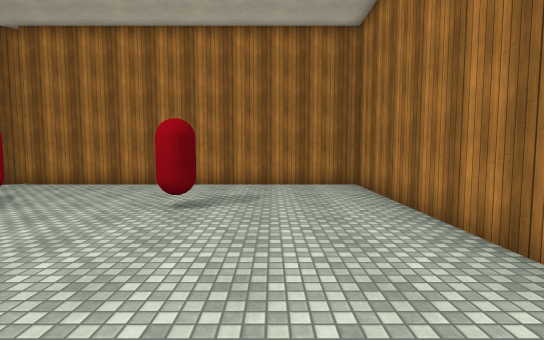
[1] (above)

12 first-person views from a walk through a scene from a Unity 3-D project. The camera is 1.5 m above the floor, tilts 4° down and sees 85° across. The floor is counted in squares, 1 m on a side. Each view is taken from the middle of a square. On the plan, view 1 faces up. The plan holds only what a view shows up to about 15 squares ahead; the rest is blank. The player is left out. Surface patterns are stand-ins for the level's own textures.

[2]
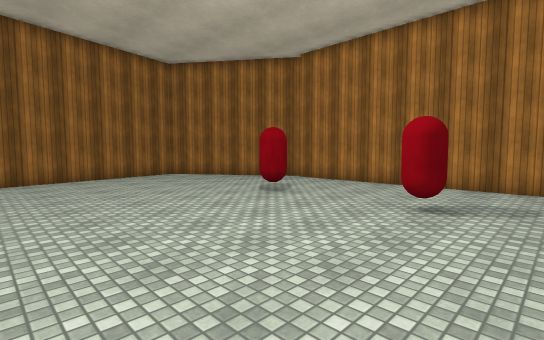

[3]
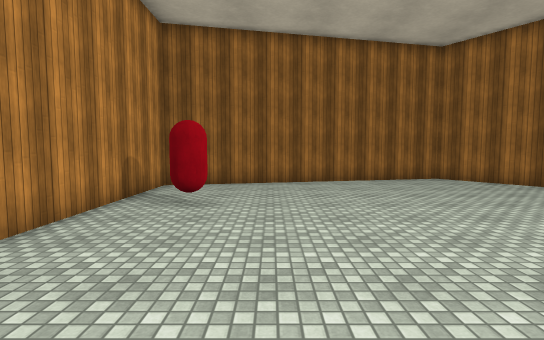

[4]
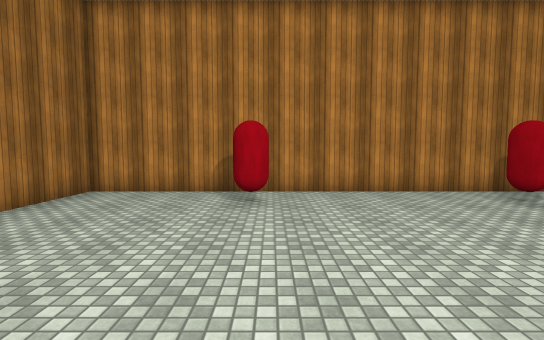

[5]
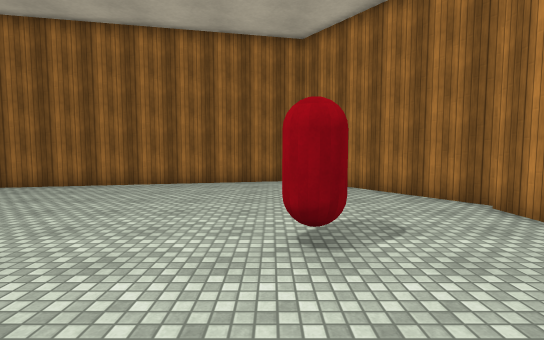

[6]
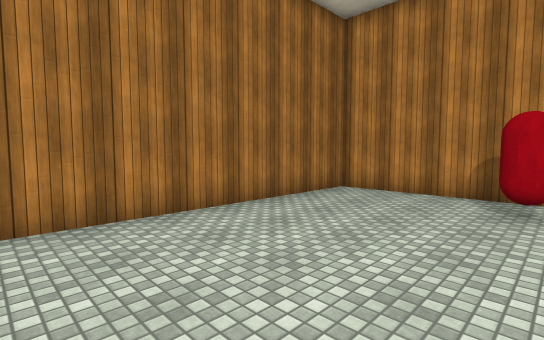

[7]
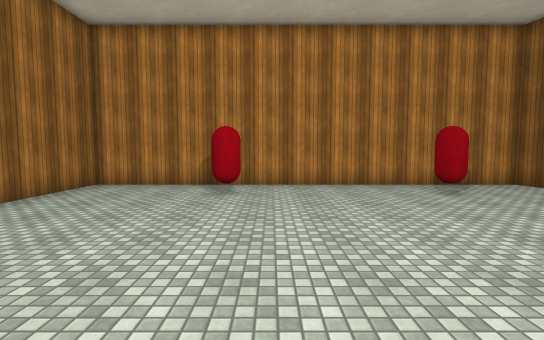

[8]
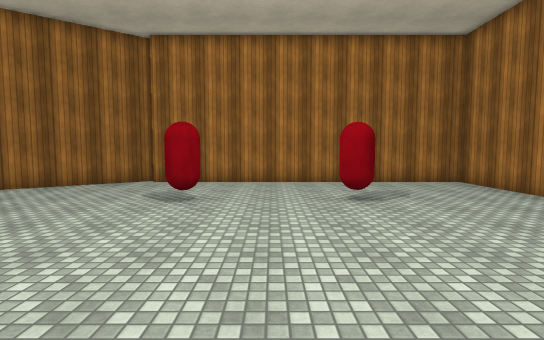

[9]
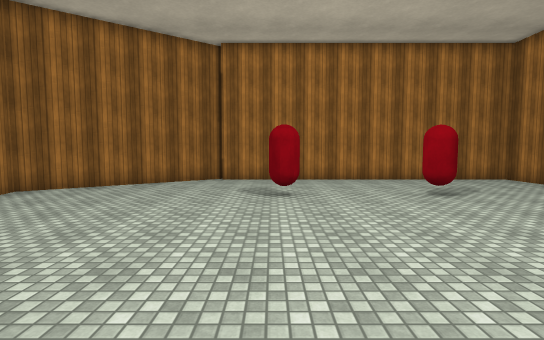

[10]
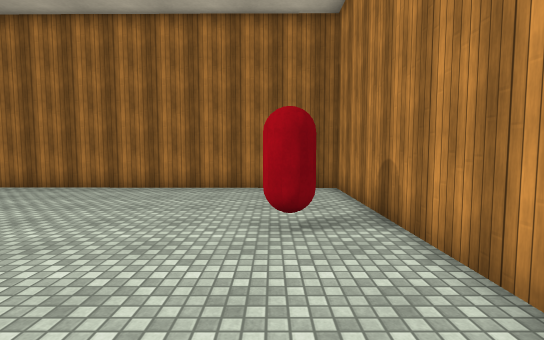

[11]
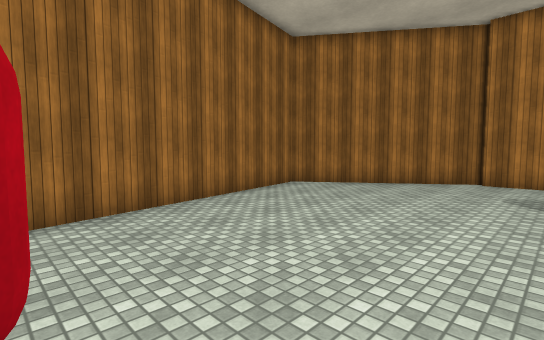

[12]
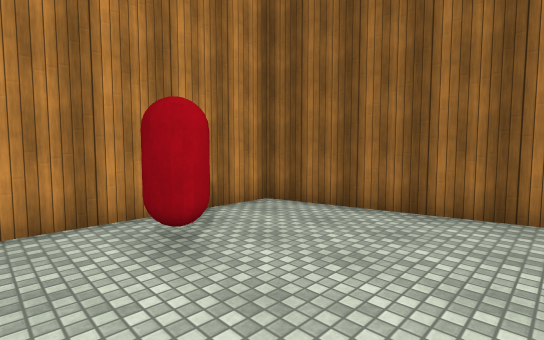

### Floor plan
Points are (right, up) in squares from view 1. A wall is a line through its corners. A room is listed if a view was taken in it or the views show most of it. See-through windows are left out.
Room 1 (views 1, 2, 3, 4, 5, 6, 7, 8, 9, 10, 11, 12)
walls: (-10.5, 13.1) (-17.1, 8.4) (-14.3, -4.5) (3.5, -4.5) (3.6, 12.6) (-10.5, 12.6)
objects: other object (-11, -3) to (-10, -2); other object (-8, 7) to (-7, 8); other object (-3, -3) to (-2, -2); other object (-3, 7) to (-2, 8)

Positions as (right, up) in squares from view 1, and headings:
1: (0, 0), facing up
2: (0, 0), facing up-left
3: (-2, 0), facing left
4: (-3, 6), facing down
5: (-3, 7), facing left
6: (-3, 6), facing down-right
7: (-4, 8), facing down
8: (-5, -1), facing up
9: (-8, -2), facing up
10: (-8, -2), facing right
11: (-8, -2), facing up-left
12: (-8, 2), facing down-left
